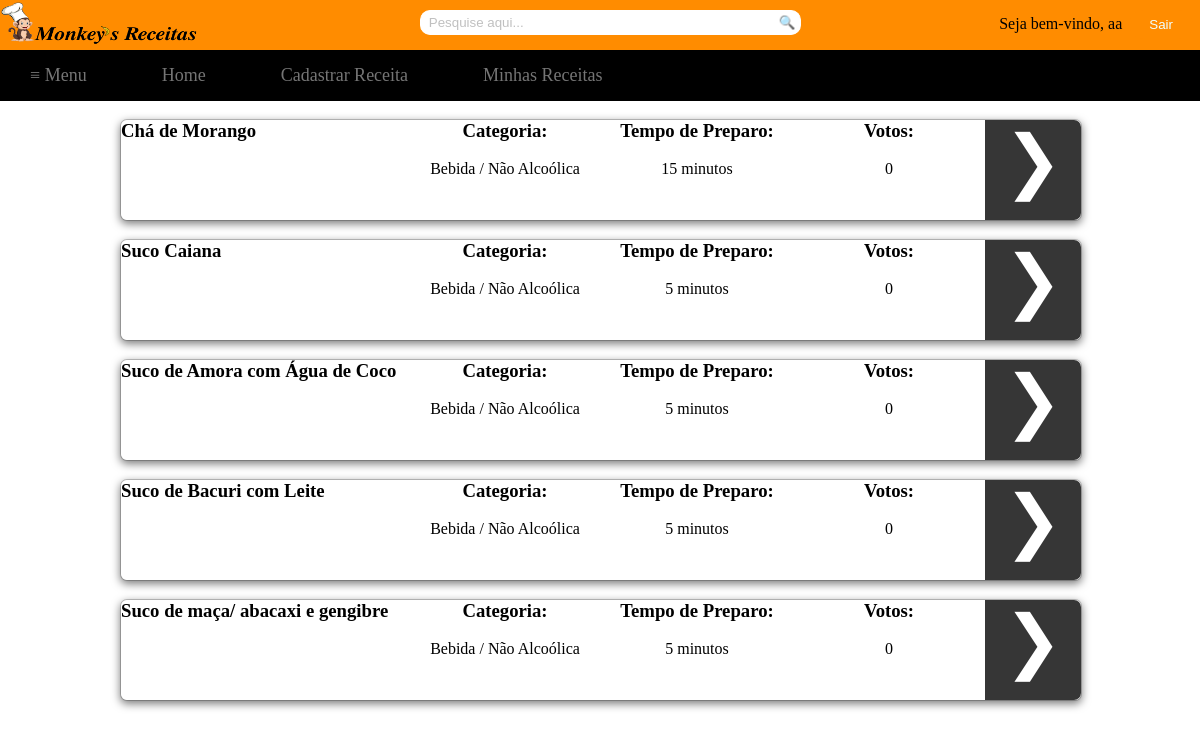
Page /tex4/Recipes/nAlcoolica.php (signed in) on the committed database.
### tables this page shows
CREATE TABLE `receita` (
  `codReceita` int(11) NOT NULL,
  `nomeReceita` varchar(255) DEFAULT NULL,
  `ingredientes` text,
  `modoPreparo` text,
  `codCategoria` int(11) DEFAULT NULL,
  `codTempo` int(11) DEFAULT NULL,
  `codUsuario` int(11) DEFAULT NULL,
  `totalVotos` int(11) NOT NULL
);

CREATE TABLE `tempo` (
  `codTempo` int(11) NOT NULL,
  `descTempo` varchar(255) DEFAULT NULL
);

### tex4/Recipes/nAlcoolica.php (the view, shortened to what this page needs)
<html>
	<head>
		<link rel="stylesheet" type="text/css" href="../Style/style.css">
		<link rel="stylesheet" type="text/css" href="../Style/receitas.css">
	</head>
	<body>
		<div id="container">
			<div id="topbar">
				<?php
					if(!empty($_COOKIE['login']))
					{
						$name=$_COOKIE['login'];
						echo "<div id='sair'><input type='button' value='Sair' name='sair' onclick='location.href=&quot;../logout.php&quot;'/></div>";
						echo "<div id='bem-vindo'>Seja bem-vindo, $name</div>";
					}
					else
					{
						echo "<div id='btn2'><input type='button' value='Cadastrar' name='modal' href='#dialog2'/></div> ";
						echo "<div id='btn'><input type='button' value='Entrar' href='#dialog1' name='modal' /></div>";
					}
				?>
				<div>
					<img src="../Image/logoComLetra.png" style="float: left; left: 0; margin-top: -7; height: 57px; width: 200px; " />
				</div>
				<div id="search">
					<form method="post" action="../pesquisa.php">
						<div>
							<input type="search" class="searchbox" name="pesquisa" placeholder="  Pesquise aqui...">
							<a href="#">
								<button type="submit" name="submit" class="searchbox1">&#x1f50d;</button>
							</a>
						</div>
					</form>
				</div>
			</div>
			<div id="navbar">
				<?php
					if(!empty($_COOKIE['login']))
					{
						echo "<nav class='drop'>";
						echo "	<ul class='drop1'>";
						echo "	    <li class='dropMain'>";
						echo "	        <a href='#'>&#8801; Menu</a>";
						echo "	    </li>";
						echo "		<li class='dropMain'>";
						echo "	        <a href='../index.php'>Home</a>";
						echo "	    </li>";
						echo "	    <li class='dropMain'>";
						echo "	        <a href='../receita.php'>Cadastrar Receita</a>";
						echo "	    </li>";
						echo "	    <li class='dropMain'>";
						echo "	        <a href='../viewReceitasCadastrado.php'>Minhas Receitas</a>";
						echo "	    </li>";
						echo "	</ul>";
						echo "</nav>";
					}
				?>
			</div>
			<div id="main">
				<div id="column_left">
				</div>
				<div id="column_center">
					<?php
						include('../Includes/conn.php');
						$query1=mysqli_query($conn,"SELECT codReceita, nomeReceita, totalVotos FROM receita WHERE codCategoria LIKE 4 ORDER BY totalVotos desc, nomeReceita asc  LIMIT 5; ");
						while($query2=mysqli_fetch_array($query1))
						{
							echo "<br /><div id='box'>";
							echo "<div id='left'><h3>".$query2['nomeReceita']."</h3></div>";
							$sql = "SELECT categoria.descCategoria FROM categoria, receita WHERE categoria.codCategoria=receita.codCategoria AND codReceita LIKE ".$query2['codReceita'].";";
							$result = mysqli_query($conn,$sql);
							while ($row = mysqli_fetch_array($result))
							{
								echo "<div id='center1'><center><h3>Categoria:</h3><br />".$row['descCategoria']."</center></div>";
							}
							$sql = "SELECT tempo.descTempo FROM tempo, receita WHERE tempo.codTempo=receita.codTempo AND codReceita LIKE ".$query2['codReceita'].";";
							$result = mysqli_query($conn,$sql);
							while ($row = mysqli_fetch_array($result))
							{
								echo "<div id='center2'><center><h3>Tempo de Preparo:</h3><br />".$row['descTempo']."</center></div>";
							}
							echo "<div id='center3'><center><h3>Votos:</h3><br />".$query2['totalVotos']."</center></div>";
							echo "<div id='right'><center><a class='visualizar' value='&#10095;' href='../visualizar.php?codReceita=".$query2['codReceita']."'>&#10095;</a></center></div>";
							echo "</div>";
						}
					?>
				</div>
				<div id="column_right">
				</div>
			</div>
		</div>
	</body>
</html>

### tex4/Style/style.css (style rules this page uses)
* { margin: 0px; padding: 0px; }
html, body { height:100%; }
#container { margin: 0; width: 100%; height: 100%; }
#topbar { margin: 0; width: 100%; height: 50px; background: #FF8C00; }
#navbar { margin: 0; width: 100%; }
#main { margin: auto; width: 100%; height: 590px; }
#main #column_left { float: left; left: 0; width: 10%; height: 100%; }
#main #column_center { float: left; left: 0; width: 80%; height: 100%; max-height: 100%; }
#main #column_right { float: right; right: 0; width: 10%; height: 100%; }
input::placeholder { color: #C0C0C0; }
#search { margin-right: 5px; text-align: center; }
#search .searchbox { width: 30%; height: 25px; border-radius: 10px 0px 0px 10px; outline: thin dotted; outline: 0px auto -webkit-focus-ring-color; outline-offset: 0px; border: 1px solid white; margin-top: 10px; border-right: none; }
#search .searchbox1 { cursor: pointer; outline: thin dotted; outline: 0px auto -webkit-focus-ring-color; outline-offset: 0px; height: 25px; margin-top: 10px; position: absolute; background: white; border: 1px solid white; border-left: none; border-radius: 0px 10px 10px 0px; padding-right: 4.2px; }
#navbar .drop { margin-top: 0 auto; text-align: center; }
#navbar .drop .drop1 { font-size: 18px; background: #000; padding: 0px; list-style: none; position: relative; display: block; }
#navbar .drop .drop1:after { content: ""; clear: both; display: block; }
#navbar .drop .drop1 .dropMain { float: left; left: 0; padding: 15px 15px 15px 0px; }
#navbar .drop .drop1 .dropMain a { margin-top: 0px; display: block; padding: 0px 30px; color: #757575; text-decoration: none; }
#bem-vindo { float: right; margin-top: 15px; margin-right: 7px; }
#sair input[type="button"] { cursor: pointer; float: right; color: #F0FFFF; border-radius: 20px; padding: 7px 20px 7px 20px; margin-top: 10px; margin-right: 7px; text-align: center; outline: thin dotted; outline: 0px auto -webkit-focus-ring-color; outline-offset: 0px; border: 0px; background: #FF8C00; }

### tex4/Style/receitas.css (style rules this page uses)
#box { position:relative; background-color: #FFF; -webkit-background-clip:padding-box; background-clip:padding-box; border:1px solid #999; border:1px solid rgba(0,0,0,.2); border-radius:7px; outline:0; -webkit-box-shadow:0 3px 9px rgba(0,0,0,.5); box-shadow:0 3px 9px rgba(0,0,0,.5); height: 100px; width: 100%; }
#box #left { float: left; left: 0; width: 30%; }
#box #center1 { float: left; left: 0; width: 20%; }
#box #center2 { float: left; left: 0; width: 20%; }
#box #center3 { float: left; left: 0; width: 20%; }
#box #right { float: right; right: 0; width: 10%; height: 100%; background: #363636; border-top-right-radius: 7px; border-bottom-right-radius: 7px; }
#box #right .visualizar { color: white; font-size: 70px; outline: thin dotted; outline: 0px auto -webkit-focus-ring-color; outline-offset: 0px; }
a.visualizar:link { text-decoration: none; }

### rows in the picture
receita: nomeReceita "Chá de Morango", descCategoria "Bebida / Não Alcoólica", totalVotos "0"
tempo: descTempo "15 minutos"
receita: nomeReceita "Suco Caiana", descCategoria "Bebida / Não Alcoólica", totalVotos "0"
tempo: descTempo "5 minutos"
receita: nomeReceita "Suco de Amora com Água de Coco", descCategoria "Bebida / Não Alcoólica", totalVotos "0"
receita: nomeReceita "Suco de Bacuri com Leite", descCategoria "Bebida / Não Alcoólica", totalVotos "0"
receita: nomeReceita "Suco de maça/ abacaxi e gengibre", descCategoria "Bebida / Não Alcoólica", totalVotos "0"

### other values in the picture
$name "aa"
